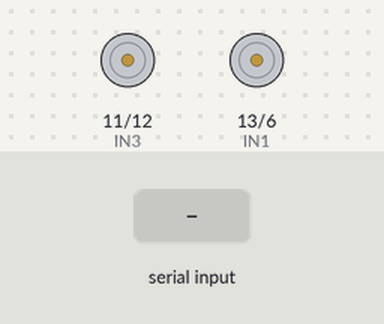
A sketch run on a simulated Arduino Uno, built with avr-gcc and run on an emulated ATmega328P. Parts: motor-driver pin pairs drawn as motors (green arrow = first pin HIGH = forward, orange = second pin HIGH = backward, longer = more drive). The test bench sets the inputs (shaded band).

Above: at 1.2 s.
1.3 s: "f" received over Serial
At 2.1 s:
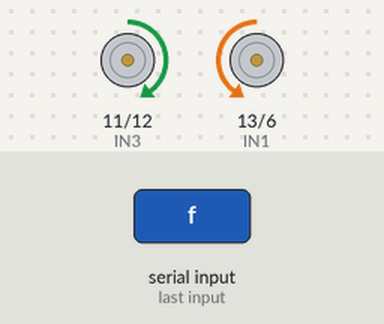
2.8 s: "b" received over Serial
At 3.3 s:
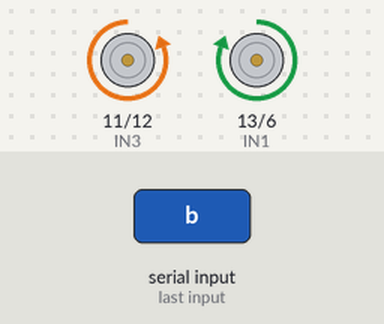
4.3 s: "l" received over Serial
At 5.5 s:
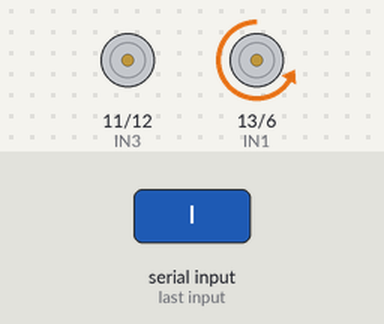
5.8 s: "r" received over Serial
At 6.7 s:
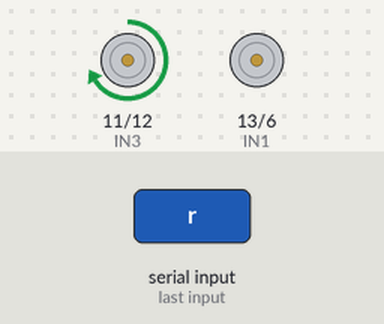
Timing chart, 0 to 8.3 s (numbered marks = the images above; inputs shaded):
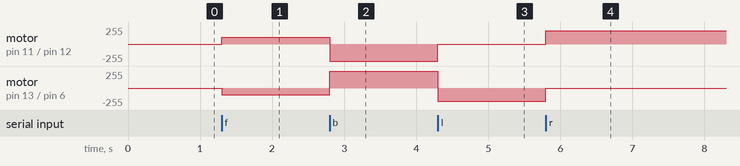

Measured:
- after the input at 1.3 s, motor on pin 11 (IN3) / pin 12 (IN4): stopped → forward 100/255 at once; motor on pin 13 (IN1) / pin 6 (IN2): stopped → backward 100/255 at once
- after the input at 2.8 s, motor on pin 11 (IN3) / pin 12 (IN4): forward 100/255 → backward 255/255 at once; motor on pin 13 (IN1) / pin 6 (IN2): backward 100/255 → forward 255/255 at once
- after the input at 4.3 s, motor on pin 11 (IN3) / pin 12 (IN4): backward 255/255 → stopped at once; motor on pin 13 (IN1) / pin 6 (IN2): forward 255/255 → backward 200/255 at once
- after the input at 5.8 s, motor on pin 11 (IN3) / pin 12 (IN4): stopped → forward 200/255 at once; motor on pin 13 (IN1) / pin 6 (IN2): backward 200/255 → stopped at once

The sketch:

blue_tooth_test.ino
```cpp
#include<SoftwareSerial.h>
SoftwareSerial BT(0,1);
char  command;

#define IN1 13
#define IN2 6  //right
#define IN3 11
#define IN4 12  //left


void setup() {
  // put your setup code here, to run once:
  Serial.begin(9600);
  pinMode(IN1,OUTPUT);
  pinMode(IN2,OUTPUT);
  pinMode(IN3,OUTPUT);
  pinMode(IN4,OUTPUT);
}

 void loop(){
  if(Serial.available() > 0){
    command = Serial.read();
    stopnow();
    switch(command){
    case 'f':
      forward();
      break;
    case 'b':
      backward();
      break;
    case 'l':
      turnleft();
      break;
    case 'r':
      turnright();
      break;
    case 's':
      stopnow();
      break;
    }
  }
}


void forward() {
  digitalWrite(IN1, LOW);
  analogWrite(IN2, 100);
  analogWrite(IN3, 100);
  digitalWrite(IN4, LOW);

}

void turnleft() {
  digitalWrite(IN1, LOW);
  analogWrite(IN2, 200);
  analogWrite(IN3, 0);
  digitalWrite(IN4, LOW);

}

void turnright() {
  digitalWrite(IN1, LOW);
  analogWrite(IN2, 0);
  analogWrite(IN3, 200);
  digitalWrite(IN4, LOW);

}

void stopnow() {
  digitalWrite(IN1, LOW);
  analogWrite(IN2, 0);
  analogWrite(IN3, 0);
  digitalWrite(IN4, LOW);

}
void backward(){
  digitalWrite(IN1, HIGH);
  analogWrite(IN2, 0);
  analogWrite(IN3, 0);
  digitalWrite(IN4, HIGH);
}
```
